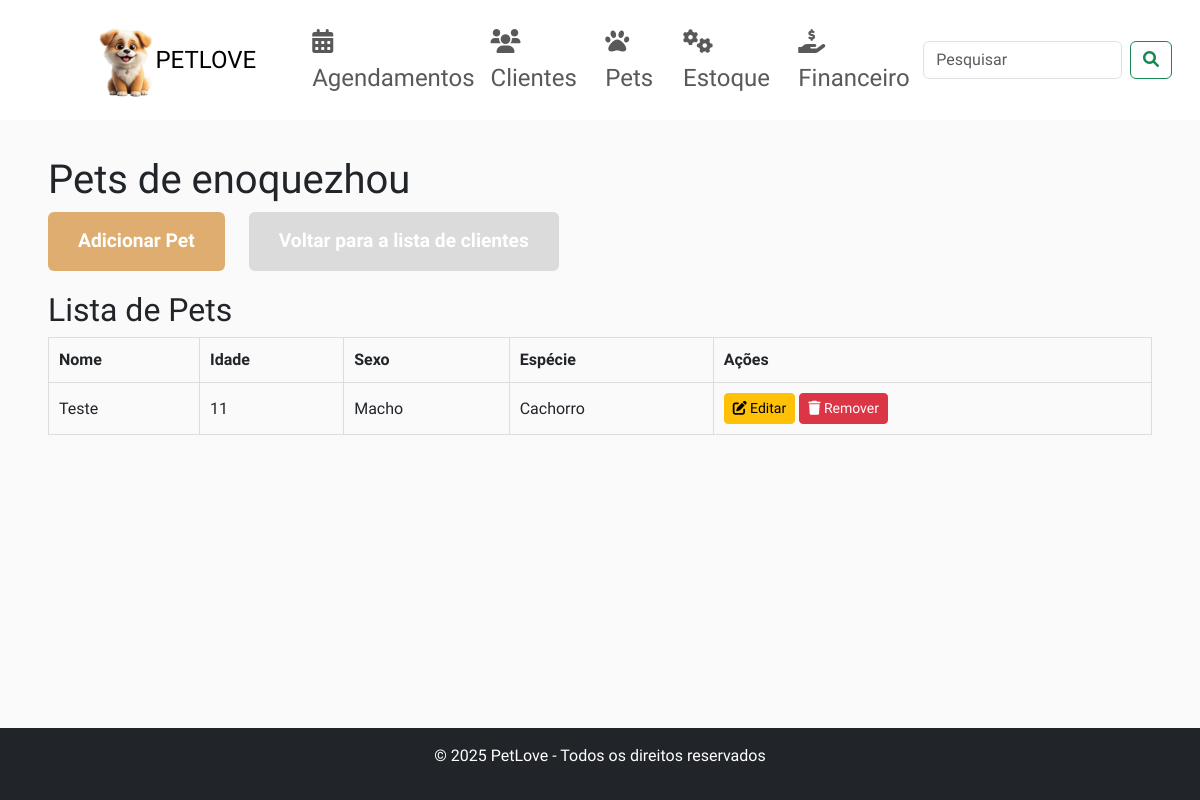
The app's page /clientes/1/pets, older data.
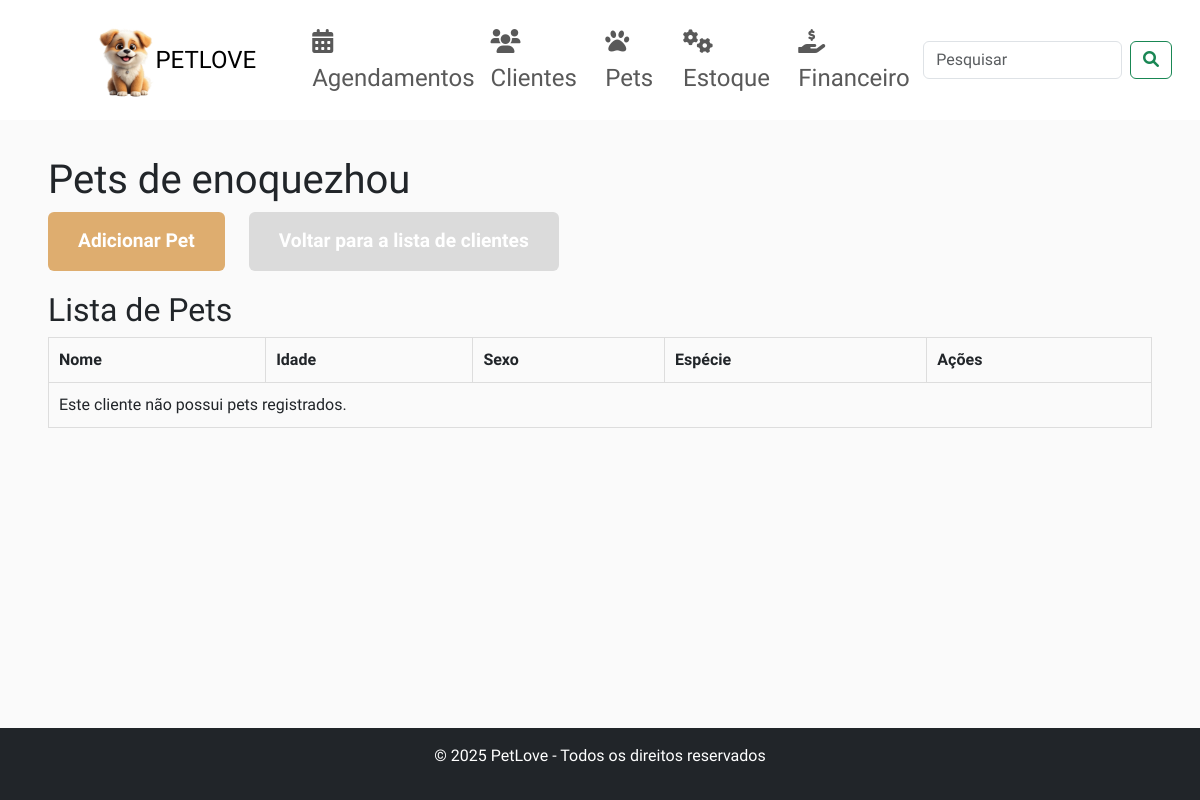
The same page, newer data.
### app.py (models this page shows, shortened)
class Pet(db.Model):
    __tablename__ = 'pet'
    id = db.Column(db.Integer, primary_key=True)
    nome = db.Column(db.String(80), nullable=False)
    idade = db.Column(db.Integer)
    sexo = db.Column(db.String(10))
    especie = db.Column(db.String(50))
    cliente_id = db.Column(db.Integer, db.ForeignKey('cliente.id'), nullable=False)
    foto = db.Column(db.String(120), nullable=True)
    cliente = db.relationship('Cliente', back_populates='pets')

### app.py (the view)
@app.route('/clientes/<int:cliente_id>/pets')
def ver_pets(cliente_id):
    cliente = Cliente.query.get_or_404(cliente_id)
    pets = Pet.query.filter_by(cliente_id=cliente_id).all()
    return render_template('ver_pets.html', cliente=cliente, pets=pets)

### app.py (called while the page is built)
@app.before_request
def create_tables():
    db.create_all()

### templates/ver_pets.html (shortened to what the changed rows need)
<!DOCTYPE html>
<html lang="pt-br">
<head>
    <link href="https://cdn.jsdelivr.net/npm/bootstrap@5.3.0-alpha1/dist/css/bootstrap.min.css" rel="stylesheet">
    <link href="https://cdnjs.cloudflare.com/ajax/libs/font-awesome/6.0.0/css/all.min.css" rel="stylesheet">
</head>
<body>
<div class="container-fluid content-container">
    <h1>Pets de {{ cliente.nome }}</h1>
    <h2>Lista de Pets</h2>
    <table>
        <thead>
            <tr>
                <th>Nome</th>
                <th>Idade</th>
                <th>Sexo</th>
                <th>Espécie</th>
                <th>Ações</th>
            </tr>
        </thead>
        <tbody>
            {% if pets %}
                {% for pet in pets %}
                    <tr>
                        <td>{{ pet.nome }}</td>
                        <td>{{ pet.idade }}</td>
                        <td>{{ pet.sexo }}</td>
                        <td>{{ pet.especie }}</td>
                        <td>
                            <a href="{{ url_for('editar_pet', id=pet.id) }}" class="btn btn-warning btn-sm">
                                <i class="fas fa-edit"></i> Editar
                            </a>
                            <form action="{{ url_for('remover_pet', id=pet.id) }}" method="POST" style="display:inline;">
                                <button type="submit" class="btn btn-danger btn-sm">
                                    <i class="fas fa-trash"></i> Remover
                                </button>
                            </form>
                        </td>
                    </tr>
                {% endfor %}
            {% else %}
                <tr>
                    <td colspan="6">Este cliente não possui pets registrados.</td>
                </tr>
            {% endif %}
        </tbody>
    </table>
</div>
</body>
</html>

Row changes from the older to the newer data that the page shows:
removed Pet: nome "Teste", idade "11", sexo "Macho", especie "Cachorro"
Text that changed along with them:
text now shown: "Este cliente não possui pets registrados."
